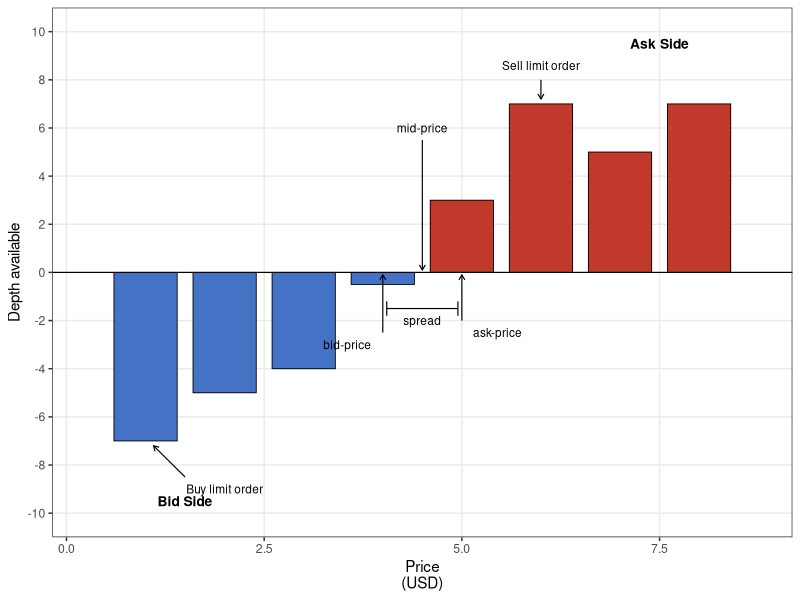
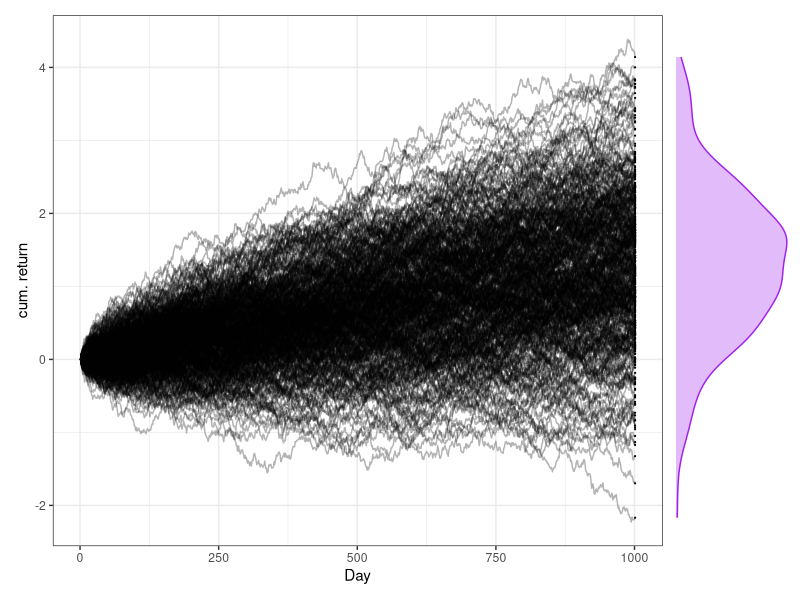
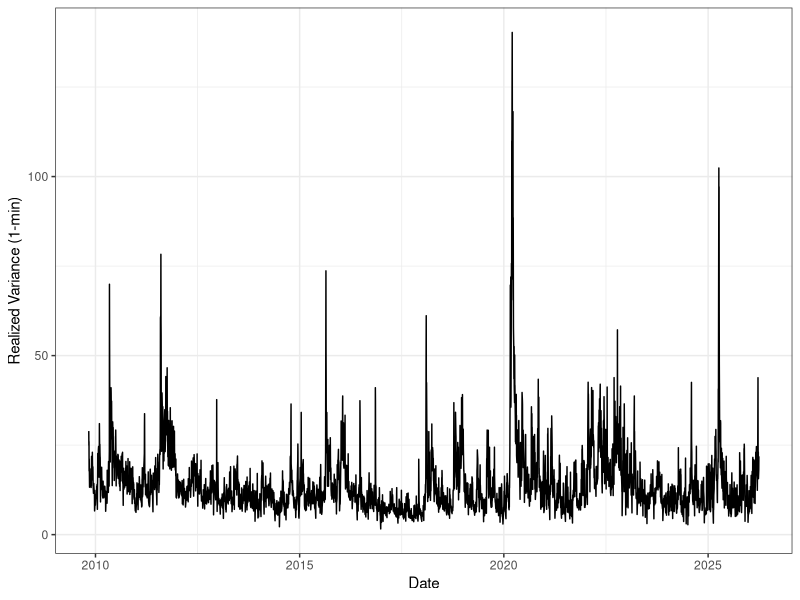

Reproduce these figures in R, in order.
## ---- chunk 1
#| label: fig-orderbook-illustration
#| echo: false
#| message: false
#| fig-align: center
library(ggplot2)
library(dplyr)
library(readr)

order_book <- bind_rows(
  tibble(price = c(1, 2, 3, 4), depth = c(-7, -5, -4, -0.5), side = "Bid"),
  tibble(price = c(5, 6, 7, 8), depth = c(3, 7, 5, 7), side = "Ask")
)

ggplot(order_book, aes(x = price, y = depth, fill = side)) +
  geom_col(color = "black", linewidth = 0.3, width = 0.8) +
  geom_hline(yintercept = 0, linewidth = 0.4) +
  # bid-price arrow & label
  annotate(
    "segment",
    x = 4,
    xend = 4,
    y = -2.5,
    yend = -0.1,
    arrow = arrow(length = unit(0.15, "cm"), ends = "last"),
    linewidth = 0.4
  ) +
  annotate("text", x = 3.55, y = -3, label = "bid-price", size = 3) +
  # ask-price arrow & label
  annotate(
    "segment",
    x = 5,
    xend = 5,
    y = -2,
    yend = -0.1,
    arrow = arrow(length = unit(0.15, "cm"), ends = "last"),
    linewidth = 0.4
  ) +
  annotate("text", x = 5.45, y = -2.5, label = "ask-price", size = 3) +
  # mid-price arrow & label
  annotate(
    "segment",
    x = 4.5,
    xend = 4.5,
    y = 5.5,
    yend = 0.1,
    arrow = arrow(length = unit(0.15, "cm"), ends = "last"),
    linewidth = 0.4
  ) +
  annotate("text", x = 4.5, y = 6, label = "mid-price", size = 3) +
  # spread bracket
  annotate(
    "segment",
    x = 4.05,
    xend = 4.95,
    y = -1.5,
    yend = -1.5,
    linewidth = 0.4
  ) +
  annotate(
    "segment",
    x = 4.05,
    xend = 4.05,
    y = -1.2,
    yend = -1.8,
    linewidth = 0.4
  ) +
  annotate(
    "segment",
    x = 4.95,
    xend = 4.95,
    y = -1.2,
    yend = -1.8,
    linewidth = 0.4
  ) +
  annotate("text", x = 4.5, y = -2, label = "spread", size = 3) +
  # Buy limit order label
  annotate(
    "segment",
    x = 1.5,
    xend = 1.1,
    y = -8.5,
    yend = -7.2,
    arrow = arrow(length = unit(0.15, "cm"), ends = "last"),
    linewidth = 0.4
  ) +
  annotate("text", x = 2, y = -9, label = "Buy limit order", size = 3) +
  # Sell limit order label
  annotate(
    "segment",
    x = 6,
    xend = 6,
    y = 8,
    yend = 7.2,
    arrow = arrow(length = unit(0.15, "cm"), ends = "last"),
    linewidth = 0.4
  ) +
  annotate("text", x = 6, y = 8.6, label = "Sell limit order", size = 3) +
  # Side labels
  annotate(
    "text",
    x = 1.5,
    y = -9.5,
    label = "Bid Side",
    fontface = "bold",
    size = 3.5
  ) +
  annotate(
    "text",
    x = 7.5,
    y = 9.5,
    label = "Ask Side",
    fontface = "bold",
    size = 3.5
  ) +
  scale_fill_manual(values = c("Bid" = "#4472C4", "Ask" = "#C0392B")) +
  scale_y_continuous(limits = c(-10, 10), breaks = seq(-10, 10, 2)) +
  scale_x_continuous(expand = expansion(mult = 0.1)) +
  labs(x = "Price\n(USD)", y = "Depth available") +
  theme_bw() +
  theme(legend.position = "none", panel.grid.minor = element_blank())
## ---- chunk 2
#| echo: false
library(lubridate)
library(purrr)
library(patchwork)
theme_set(theme_bw())

simulate_brownian_motion <- function(
  seed = 1,
  steps = 1000,
  sigma = 1,
  mu = 1.3,
  start = 100
) {
  set.seed(seed)
  date <- Sys.Date() + lubridate::days(seed)
  hour(date) <- 9
  minute(date) <- 30
  date_end <- date
  hour(date_end) <- 16
  minute(date_end) <- 0
  tibble(
    step = 1:(steps + 1),
    time = seq(from = date, to = date_end, length.out = steps + 1),
    price = cumsum(c(
      start,
      rnorm(steps, mean = mu / steps, sd = sigma / sqrt(steps))
    ))
  )
}
simulation <- tibble(iteration = 1:400) |>
  mutate(values = purrr::map(iteration, simulate_brownian_motion, start = 1)) |>
  tidyr::unnest(values)

final_day <- simulation |> filter(step == max(step))
y_range <- range(simulation$price - 1)

p_main <- simulation |>
  ggplot(aes(x = step, y = price - 1, group = iteration)) +
  geom_line(alpha = 0.3) +
  geom_point(data = final_day, size = 0.1) +
  coord_cartesian(ylim = y_range) +
  labs(x = "Day", y = "cum. return")

p_marg <- final_day |>
  ggplot(aes(x = price - 1)) +
  geom_density(color = "purple", fill = "purple", alpha = 0.3) +
  coord_flip(xlim = y_range) +
  theme_void()

p_main + p_marg + plot_layout(widths = c(5, 1))
## ---- chunk 3
read_csv("../data-r/rv-data.csv", show_col_types = FALSE) |>
  ggplot(aes(x = Date, y = `Realized Variance (1-min)`)) +
  geom_line() +
  theme_bw()
